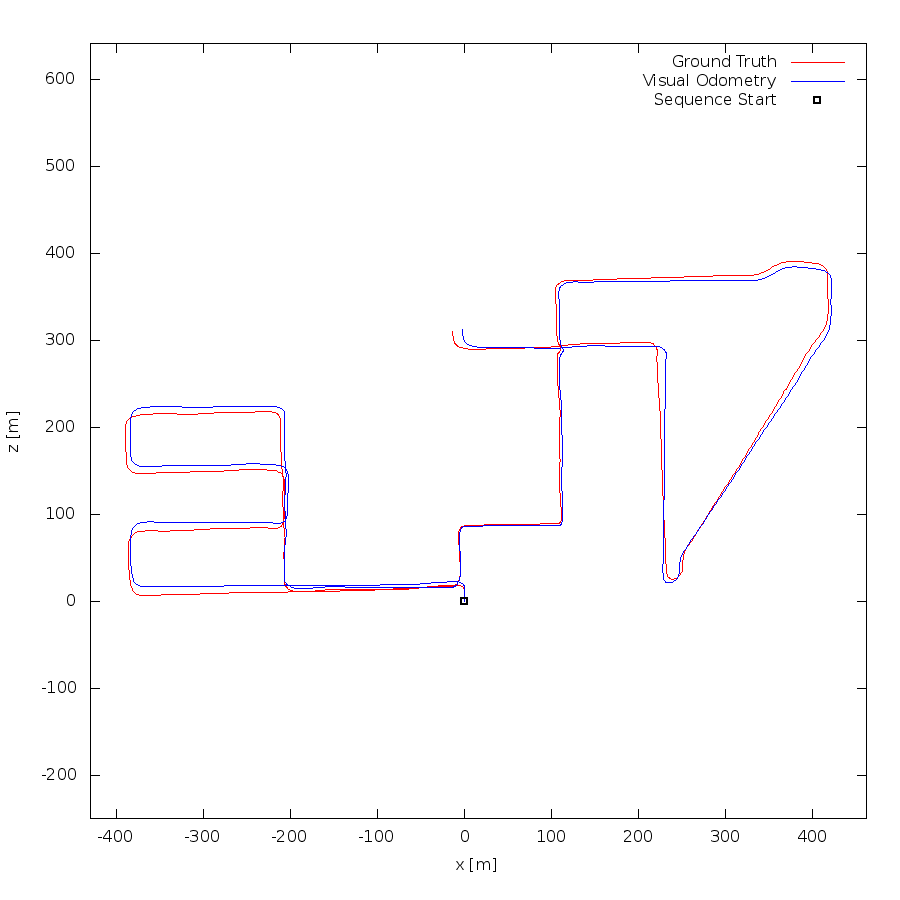

Write the gnuplot code that produced this figure.
set term postscript eps enhanced color
set output "08.eps"
set size ratio -1
set xrange [-430:462]
set yrange [-250:641]
set xlabel "x [m]"
set ylabel "z [m]"
plot "08.txt" using 1:2 lc rgb "#FF0000" title 'Ground Truth' w lines,"08.txt" using 3:4 lc rgb "#0000FF" title 'Visual Odometry' w lines,"< head -1 08.txt" using 1:2 lc rgb "#000000" pt 4 ps 1 lw 2 title 'Sequence Start' w points
